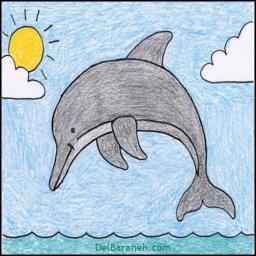
#> input picture images/0.jpg, 256 x 256 px
$ python -i start_removeBack.py   (imports and definitions only)
#> lines starting #> are read from the running program, lines starting #| are printed output that depends on the picture
# -*- coding: utf-8 -*-
"""
Created on Sun Mar  8 14:25:07 2020

@author: kumat
"""

import cv2
from matplotlib import pyplot
import numpy as np
from scipy.stats import gaussian_kde
import affine_big


def cv_imread(file_path):
    cv_img = cv2.imdecode(np.fromfile(file_path, dtype=np.uint8), -1)
    return cv_img


def get_threshold(img_input):
    img = cv_imread(img_input)

    # 轉換至 HSV 色彩空間
    hsv = cv2.cvtColor(img, cv2.COLOR_BGR2HSV)

    # 使用縮圖以減少計算量
    scale_percent = 20  # percent of original size
    width = int(img.shape[1] * scale_percent / 100)
    height = int(img.shape[0] * scale_percent / 100)
    dim = (width, height)
    # resize image
    img_small = cv2.resize(img, dim, interpolation=cv2.INTER_AREA)
    img_small = np.uint8(np.clip((1.0 * img_small + 0), 0, 255))

    # 轉換至 HSV 色彩空間
    hsv = cv2.cvtColor(img, cv2.COLOR_BGR2HSV)
    hsv_small = cv2.cvtColor(img_small, cv2.COLOR_BGR2HSV)

    # 取出飽和度
    saturation = hsv[:, :, 1]
    saturation_small = hsv_small[:, :, 1]

    # 取出value
    value = hsv[:, :, 2]
    value_small = hsv_small[:, :, 2]

    # 綜合飽和度與明度
    sv_ratio = 0.85
    sv_value = cv2.addWeighted(saturation, sv_ratio, value, 1 - sv_ratio, 0)
    sv_value_small = cv2.addWeighted(saturation_small, sv_ratio, value_small, 1 - sv_ratio, 0)
    '''
    # 除錯用的圖形
    pyplot.subplot(131).set_title("Saturation"), pyplot.imshow(saturation), pyplot.colorbar()
    pyplot.subplot(132).set_title("Value"), pyplot.imshow(value), pyplot.colorbar()
    pyplot.subplot(133).set_title("SV-value"), pyplot.imshow(sv_value), pyplot.colorbar()
    pyplot.show()
    '''
    # 使用 Kernel Density Estimator 計算出分佈函數
    density = gaussian_kde(sv_value_small.ravel(), bw_method=0.2)

    # 找出 PDF 中第一個區域最小值（Local Minimum）作為門檻值
    step = 0.5
    xs = np.arange(0, 256, step)
    ys = density(xs)
    cum = 0
    threshold_value = -1
    for i in range(1, 250):
        cum += ys[i - 1] * step
        # print(cum)
        if (cum > 0.02) and (ys[i] < ys[i + 1]) and (ys[i] < ys[i - 1]):
            threshold_value = xs[i]

            break
    # threshold_value = 80

    if threshold_value == -1:
        threshold_value = np.mean(sv_value_small) + np.std(sv_value_small) * 1.5

    print("threshold:", threshold_value)

    '''
    # 除錯用的圖形
    pyplot.hist(sv_value_small.ravel(), 256, [0, 256], True, alpha=0.5)
    pyplot.plot(xs, ys, linewidth = 2)
    pyplot.axvline(x=threshold_value, color='r', linestyle='--', linewidth = 2)
    pyplot.xlim([0, max(threshold_value*2, 80)])
    pyplot.show()
    '''

    # 以指定的門檻值篩選區域
    (_, threshold) = cv2.threshold(sv_value, threshold_value, 255.0, cv2.THRESH_BINARY)
    k = 0
    if threshold.shape[0] > threshold.shape[1]:
        k = threshold.shape[1]
    else:
        k = threshold.shape[0]
    k = k // 80
    if k % 2 == 0:
        k = k + 1
    print(k)
    kernel = np.ones((k, k), np.uint8)
    threshold = cv2.morphologyEx(threshold, cv2.MORPH_CLOSE, kernel)

    # 計算黑或白對應到物件
    unique, counts = np.unique(threshold, return_counts=True)
    if counts[0] > counts[1]:
        threshold = cv2.bitwise_not(threshold, threshold)
    '''
    # 除錯用的圖形
    pyplot.imshow(threshold, "gray")
    pyplot.show()
    '''
    # 產生等高線
    contours, hierarchy = cv2.findContours(threshold, cv2.RETR_EXTERNAL, cv2.CHAIN_APPROX_NONE)

    # 建立除錯用影像
    img_debug = img.copy()

    # 線條寬度
    line_width = int(img.shape[1] / 100)

    # 以藍色線條畫出所有的等高線
    cv2.drawContours(img_debug, contours, -1, (255, 0, 0), line_width)

    # 找出面積最大的等高線區域
    c = max(contours, key=cv2.contourArea)
    print(len(c))
    # 以粉紅色畫出面積最大的等高線區域
    cv2.drawContours(img_debug, c, -1, (255, 0, 255), line_width)
    '''
    # 除錯用的圖形
    pyplot.imshow(cv2.cvtColor(img_debug, cv2.COLOR_BGR2RGB))
    pyplot.show()
    '''
    # 填滿threshold
    th_shape = threshold.shape
    threshold = np.zeros(th_shape)
    cv2.fillPoly(threshold, pts=[c], color=(255, 255, 255))
    threshold = cv2.morphologyEx(threshold, cv2.MORPH_CLOSE, kernel)
    # threshold = threshold // 255
    # print(threshold)
    cv2.imwrite('images/threshold.jpg', threshold)
    threshold = cv2.imread('images/threshold.jpg', cv2.IMREAD_GRAYSCALE)
    # print(threshold)

    # 除錯用的圖形
    pyplot.imshow(threshold, "gray")
    pyplot.show()

    return threshold


def rmBack(img_input):
    # img_input = 'P1130737.JPG'
    threshold = get_threshold(img_input)
    img_rmv = affine_big.affine(img_input, threshold)
    # cv2.imwrite('v3_'+img_input,img_rmv)
    cv2.imwrite('images/cut.jpg', img_rmv)

>>> import cv2
>>> picture = cv2.imread('images/0.jpg', cv2.IMREAD_GRAYSCALE)
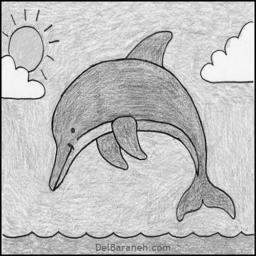
#> picture: shape (256, 256); min 0, max 255, mean 189.8
#> (the run stopped early here; a loop or call above may not have finished)

$ run again, on images/1.jpg
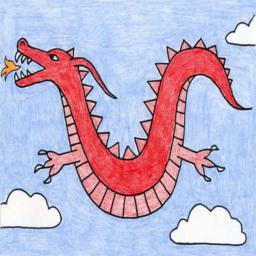
#> input picture images/1.jpg, 256 x 256 px
#> `picture = cv2.imread('images/0.jpg', cv2.IMREAD_GRAYSCALE)`:
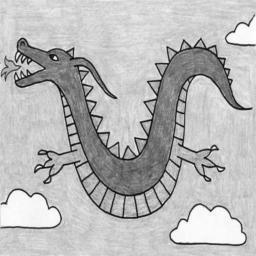
#> picture: shape (256, 256); min 0, max 255, mean 184.3

$ run again, on images/2.jpg
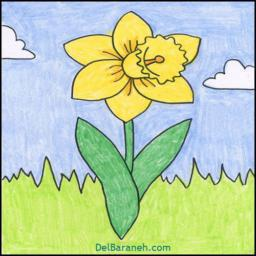
#> input picture images/2.jpg, 256 x 256 px
#> `picture = cv2.imread('images/0.jpg', cv2.IMREAD_GRAYSCALE)`:
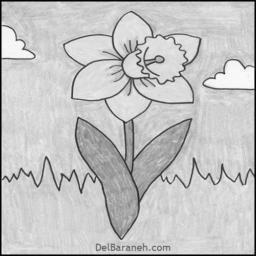
#> picture: shape (256, 256); min 0, max 255, mean 195

$ run again, on images/3.png
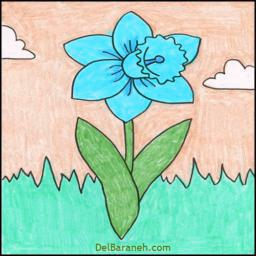
#> input picture images/3.png, 256 x 256 px
#> `picture = cv2.imread('images/0.jpg', cv2.IMREAD_GRAYSCALE)`:
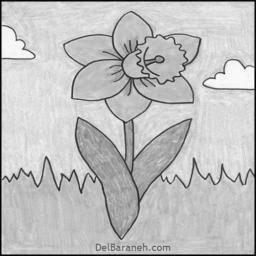
#> picture: shape (256, 256); min 0, max 255, mean 191.2
